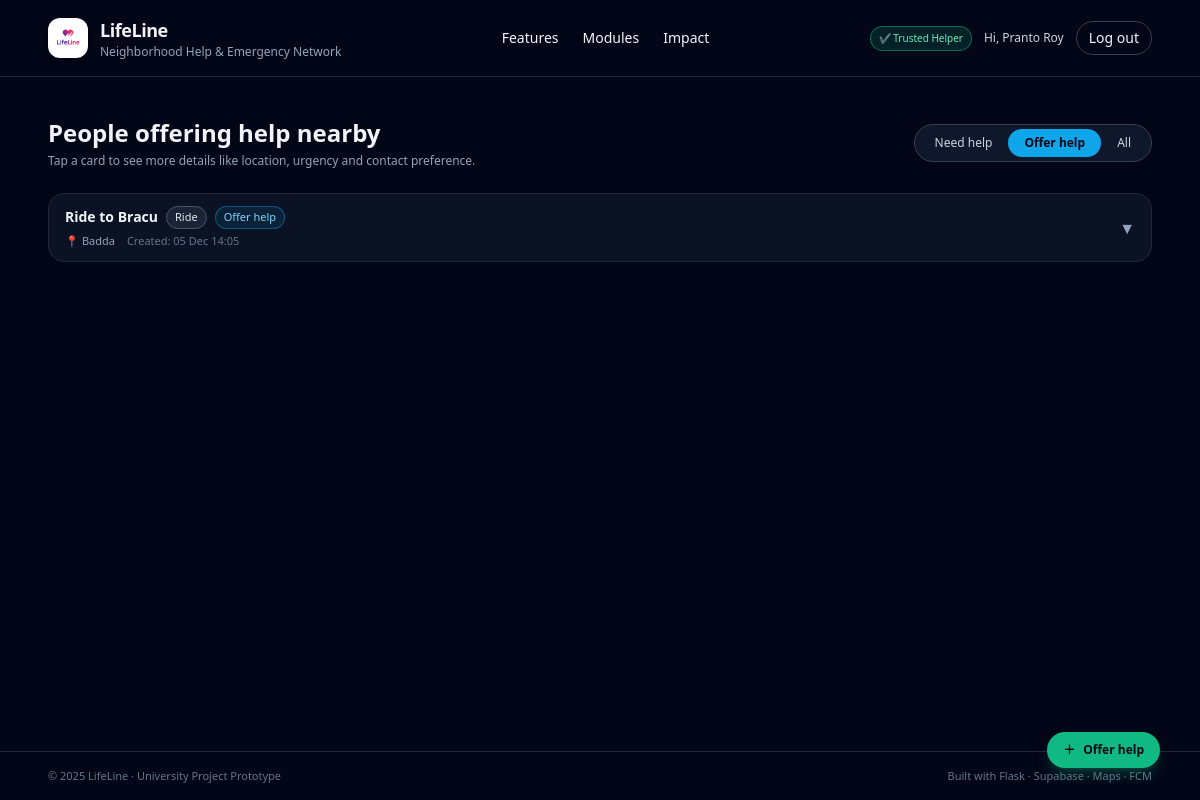
Page /requests?mode=offer (signed in) on the committed database.
### app.py (models this page shows, shortened)
class User(db.Model):
    id = db.Column(db.Integer, primary_key=True)
    email = db.Column(db.String(255), unique=True, nullable=False)
    name = db.Column(db.String(120), nullable=False)
    password_hash = db.Column(db.String(255), nullable=True)
    is_trusted_helper = db.Column(db.Boolean, default=False)
    govt_id_number = db.Column(db.String(50), nullable=True)
    firebase_uid = db.Column(db.String(255), unique=True, nullable=True)
    otp_code = db.Column(db.String(6), nullable=True)
    otp_expires_at = db.Column(db.DateTime, nullable=True)
    id_verification_status = db.Column(db.String(20), default="none")  # none/pending/approved/rejected
    id_document_note = db.Column(db.String(255), nullable=True)

class Request(db.Model):
    __tablename__ = "requests"
    id = db.Column(db.Integer, primary_key=True)
    user_id = db.Column(db.Integer, db.ForeignKey("user.id"), nullable=False)
    title = db.Column(db.String(255), nullable=False)
    category = db.Column(db.String(50), nullable=False)  # medicine, food, tutoring, repair, ride, ...
    description = db.Column(db.Text, nullable=True)
    lat = db.Column(db.Float, nullable=True)
    lng = db.Column(db.Float, nullable=True)
    area = db.Column(db.String(150), nullable=True)         # e.g. Mohammadpur, Iqbal Road
    landmark = db.Column(db.String(150), nullable=True)     # nearest mosque / school
    urgency = db.Column(db.String(50), nullable=True)       # low / normal / high / emergency
    time_window = db.Column(db.String(50), nullable=True)   # anytime_today / this_week / ...
    contact_method = db.Column(db.String(50), nullable=True)  # lifeline_chat / phone / ...
    contact_info = db.Column(db.String(100), nullable=True)   # phone / WhatsApp etc.
    is_offer = db.Column(db.Boolean, default=False)        # false = Need Help, true = Offering Help
    radius_pref = db.Column(db.String(50), nullable=True)  # e.g. "2" (km)
    frequency = db.Column(db.String(50), nullable=True)    # one_time / few_times_week / daily
    image_url = db.Column(db.String(300), nullable=True)
    created_at = db.Column(db.DateTime, default=datetime.utcnow, nullable=False)
    expires_at = db.Column(db.DateTime, nullable=False)
    status = db.Column(db.String(20), default="open")  # open / claimed / closed
    user = db.relationship("User", backref="requests")

### app.py (the view)
@app.route("/requests")
@login_required
def list_requests():
    now = datetime.utcnow()
    mode = request.args.get("mode", "need")  # default: show need-help posts
    q = Request.query.filter(
        Request.expires_at > now,
        Request.status == "open",
    )
    if mode == "offer":
        q = q.filter(Request.is_offer == True)  # noqa: E712
    elif mode == "need":
        q = q.filter(Request.is_offer == False)  # noqa: E712
    requests_list = q.order_by(Request.created_at.desc()).all()
    return render_template(
        "list_requests.html",
        requests=requests_list,
        mode=mode,
    )

### app.py (called while the page is built)
def current_user():
    if "user_id" in session:
        return User.query.get(session["user_id"])
    return None

def login_required(view_func):
    from functools import wraps
    @wraps(view_func)
    def wrapper(*args, **kwargs):
        if "user_id" not in session:
            next_url = request.path
            return redirect(url_for("login", next=next_url))
        return view_func(*args, **kwargs)
    return wrapper

@app.context_processor
def inject_user():
    translation_enabled = False
    if globals().get('gcloud_translate_client'):
        translation_enabled = True
    elif globals().get('gt_translator'):
        translation_enabled = True
    return dict(current_user=current_user(), translation_enabled=translation_enabled)

### templates/list_requests.html (shortened to what this page needs)
{% extends "base.html" %}
{% block content %}
<div class="w-full max-w-6xl mx-auto px-6 py-10">
  <div class="flex flex-col md:flex-row md:items-center md:justify-between gap-4 mb-6">
    <div>
      <h2 class="text-2xl font-bold text-slate-100">
        {% if mode == 'offer' %}
          People offering help nearby
        {% elif mode == 'all' %}
          All open requests
        {% else %}
          People who need help
        {% endif %}
      </h2>
      <p class="text-xs text-slate-400 mt-1">
        Tap a card to see more details like location, urgency and contact preference.
      </p>
    </div>
    <div class="inline-flex rounded-full bg-slate-900 border border-slate-700 p-1 text-xs">
      <a href="{{ url_for('list_requests', mode='need') }}"
         class="px-4 py-1.5 rounded-full transition
         {% if mode == 'need' %}bg-emerald-500 text-slate-950 font-semibold{% else %}text-slate-300 hover:bg-slate-800{% endif %}">
        Need help
      </a>
      <a href="{{ url_for('list_requests', mode='offer') }}"
         class="px-4 py-1.5 rounded-full transition
         {% if mode == 'offer' %}bg-sky-500 text-slate-950 font-semibold{% else %}text-slate-300 hover:bg-slate-800{% endif %}">
        Offer help
      </a>
      <a href="{{ url_for('list_requests', mode='all') }}"
         class="px-4 py-1.5 rounded-full transition
         {% if mode == 'all' %}bg-slate-200 text-slate-900 font-semibold{% else %}text-slate-300 hover:bg-slate-800{% endif %}">
        All
      </a>
    </div>
  </div>
  {% if requests %}
  <div class="space-y-3">
    {% for r in requests %}
    <div class="rounded-2xl border border-slate-800 bg-slate-900/70 overflow-hidden">
      <button type="button"
              class="w-full flex items-center justify-between px-4 py-3 text-left hover:bg-slate-900/90 transition"
              onclick="toggleDetails('{{ r.id }}')">
        <div class="flex-1 min-w-0">
          <div class="flex flex-wrap items-center gap-2">
            <p class="font-semibold text-sm text-slate-100 truncate">
              {{ r.title }}
            </p>
            <span class="text-[11px] px-2 py-0.5 rounded-full
                         border border-slate-600 text-slate-200 bg-slate-800/80">
              {{ r.category|capitalize }}
            </span>
            {% if r.is_offer %}
            <span class="text-[11px] px-2 py-0.5 rounded-full bg-sky-500/10 text-sky-300 border border-sky-500/40">
              Offer help
            </span>
            {% else %}
            <span class="text-[11px] px-2 py-0.5 rounded-full bg-emerald-500/10 text-emerald-300 border border-emerald-500/40">
              Needs help
            </span>
            {% endif %}
          </div>
          <div class="mt-1 flex flex-wrap items-center gap-x-3 gap-y-1 text-[11px] text-slate-400">
            {% if r.area %}
            <span>📍 {{ r.area }}</span>
            {% endif %}
            <span class="text-slate-500">
              Created: {{ r.created_at.strftime('%d %b %H:%M') }}
            </span>
          </div>
        </div>
        <div class="ml-3">
          <span id="icon-{{ r.id }}" data-icon
                class="inline-block transition-transform duration-150 text-slate-400">
            ▼
          </span>
        </div>
      </button>
    </div>
    {% endfor %}
  </div>
  {% else %}
  <div class="mt-10 text-center text-sm text-slate-400">
    No open requests found in this category yet.
  </div>
  {% endif %}
</div>
{% if mode == 'offer' %}
  {% set fab_label = "Offer help" %}
  {% set fab_href = url_for('can_help') %}
{% else %}
  {% set fab_label = "Request help" %}
  {% set fab_href = url_for('need_help') %}
{% endif %}
<a href="{{ fab_href }}"
   class="fixed bottom-6 right-6 md:bottom-8 md:right-10 z-20 inline-flex items-center gap-2
          px-4 py-2.5 rounded-full shadow-lg shadow-emerald-500/25
          bg-emerald-500 hover:bg-emerald-400 text-slate-950 text-xs font-semibold transition">
  <span>＋</span>
  <span>{{ fab_label }}</span>
</a>
{% endblock %}

### templates/base.html (shortened to what this page needs)
<!DOCTYPE html>
<html lang="en">
  <head>
    <script src="https://cdn.tailwindcss.com"></script>
    <link
      rel="stylesheet"
      href="{{ url_for('static', filename='css/main.css') }}"
    />
  </head>
  <body class="bg-slate-950 text-slate-100 min-h-screen flex flex-col">
    <header class="w-full border-b border-slate-800">
      <nav class="w-full px-6 md:px-12 py-4 flex items-center justify-between">
        <a
          href="{{ url_for('home') }}"
          class="flex items-center gap-3 hover:opacity-80 transition"
        >
          <div
            class="h-10 w-10 rounded-xl bg-white flex items-center justify-center shadow-md"
          >
            <img
              src="{{ url_for('static', filename='images/lifeline_logo.png') }}"
              alt="LifeLine Logo"
              class="h-8 w-8 object-contain"
            />
          </div>
          <div>
            <h1 class="text-lg font-semibold tracking-tight">LifeLine</h1>
            <p class="text-xs text-slate-400">
              Neighborhood Help & Emergency Network
            </p>
          </div>
        </a>
        <div class="hidden md:flex items-center gap-6 text-sm">
          <a href="#features" class="hover:text-emerald-300 transition"
            >Features</a
          >
          <a href="#modules" class="hover:text-emerald-300 transition"
            >Modules</a
          >
          <a href="#impact" class="hover:text-emerald-300 transition">Impact</a>
        </div>
        <div class="flex items-center gap-3">
          {% if session.get('user_id') %}  {% if session.get('is_trusted_helper') %}
          <span
            class="text-[10px] px-2 py-1 rounded-full bg-emerald-600/20 text-emerald-300 border border-emerald-500/50 hidden md:inline"
          >
            ✔ Trusted Helper
          </span>
          {% endif %}
          <span class="hidden md:inline text-xs text-slate-300">
            Hi, {{ session.get('user_name') }}
          </span>
          <a
            href="{{ url_for('logout') }}"
            class="text-xs md:text-sm px-3 py-1.5 rounded-full border border-slate-700 hover:border-rose-400 hover:text-rose-300 transition"
          >
            Log out
          </a>
          {% endif %}
        </div>
      </nav>
    </header>
    <main class="flex-1 w-full">{% block content %}{% endblock %}</main>
    <footer class="border-t border-slate-800">
      <div
        class="w-full px-6 md:px-12 py-4 flex flex-col md:flex-row justify-between items-center gap-2 text-[11px] text-slate-500"
      >
        <p>© 2025 LifeLine · University Project Prototype</p>
        <p>Built with Flask · Supabase · Maps · FCM</p>
      </div>
    </footer>
  </body>
</html>

### static/css/main.css (style rules this page uses)
body { -webkit-font-smoothing: antialiased; }

### rows in the picture
User: get "Pranto Roy"
Request: title "Ride to Bracu", category "Ride", is_offer "Offer help", area "Badda", created_at "05 Dec 14:05"

### other values in the picture
{{ fab_label }} "Offer help"
